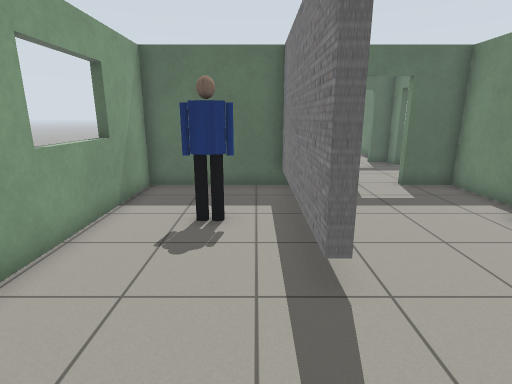
view 1 (above)

22 first-person views from a walk through a Gazebo world. The camera is 1.3 m above the floor, tilts 14° down and sees 80° across. Floor lines are 1 m apart. The floor is counted in squares, 0.5 m on a side. Each view is taken from the middle of a square. On the plan, view 1 faces up. The plan holds only what a view shows up to about 20 squares ahead; the rest is blank. The robots in the file are not drawn. Gazebo's built-in surfaces are drawn with simple patterns. Simple shapes stand in for some stock models. Some surface patterns are stand-ins.

view 2
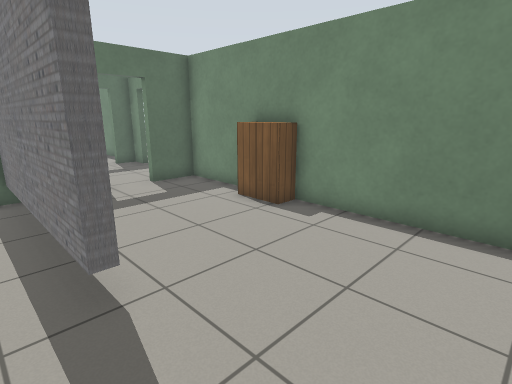

view 3
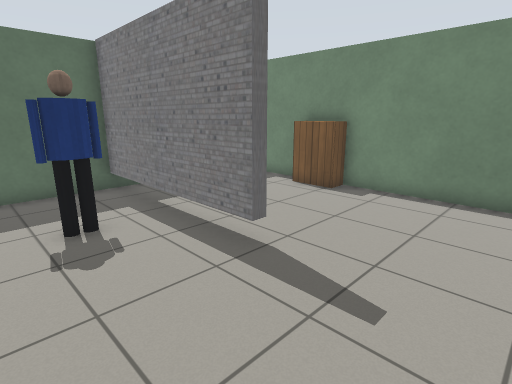

view 4
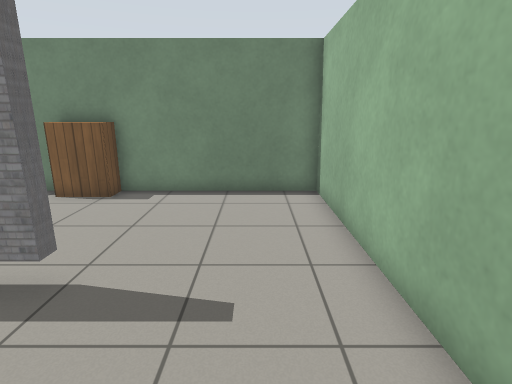

view 5
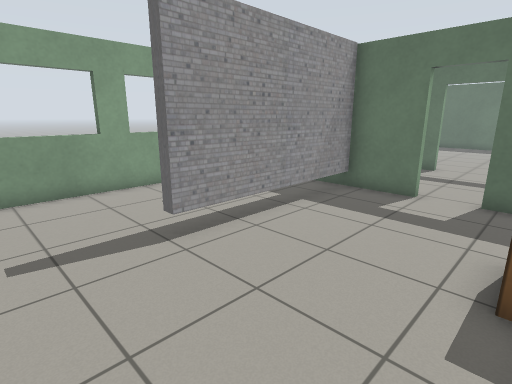

view 6
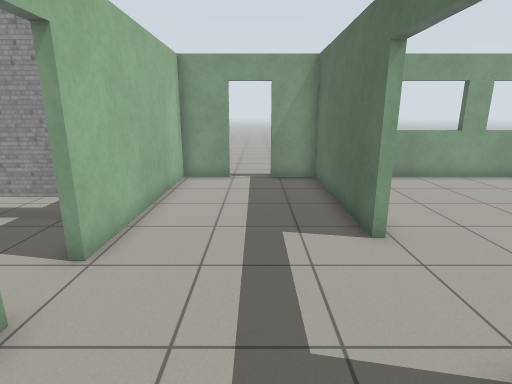

view 7
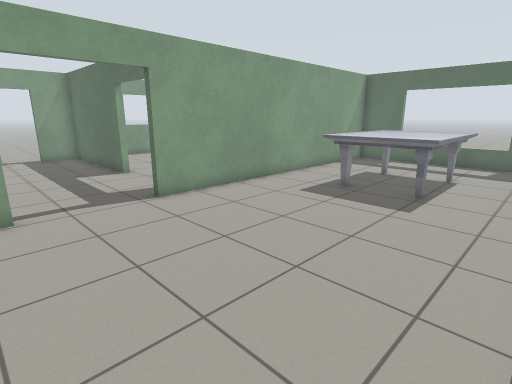

view 8
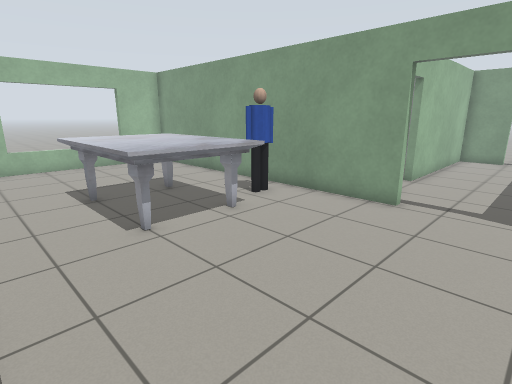

view 9
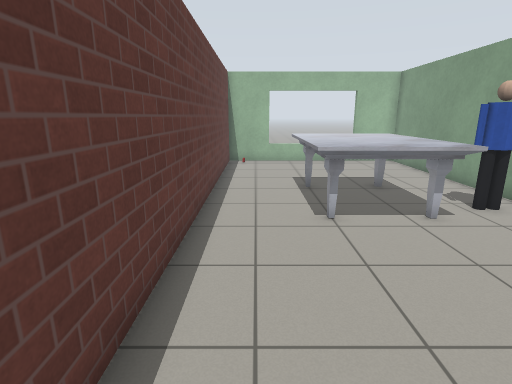

view 10
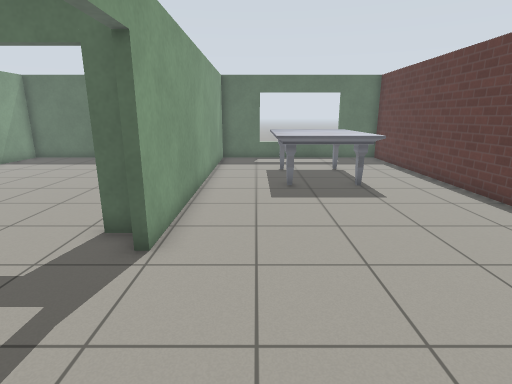

view 11
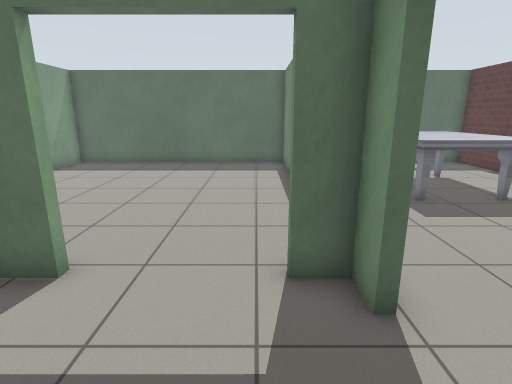

view 12
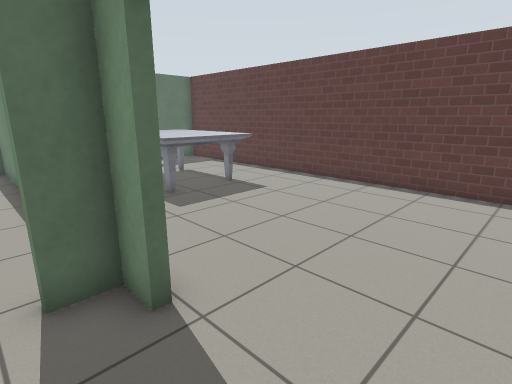

view 13
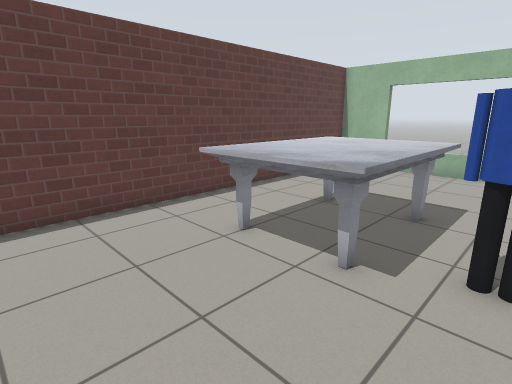

view 14
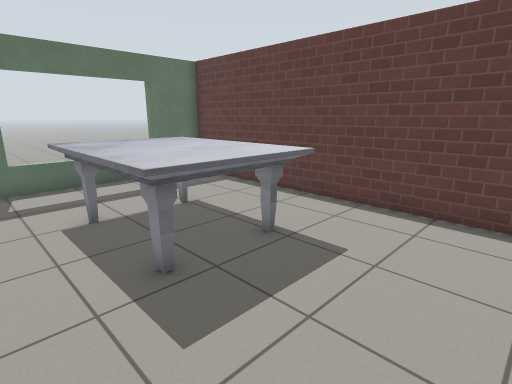

view 15
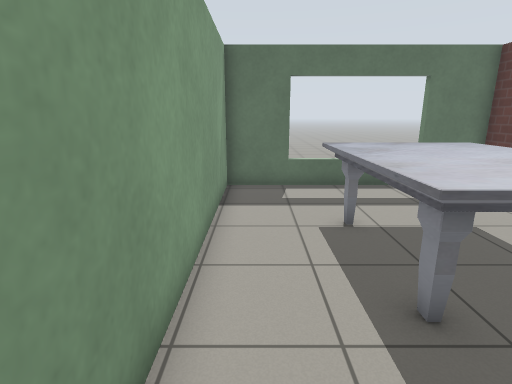

view 16
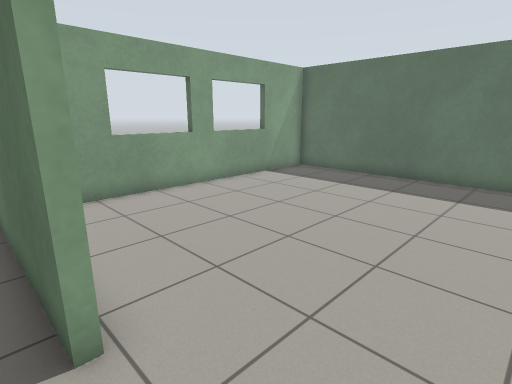

view 17
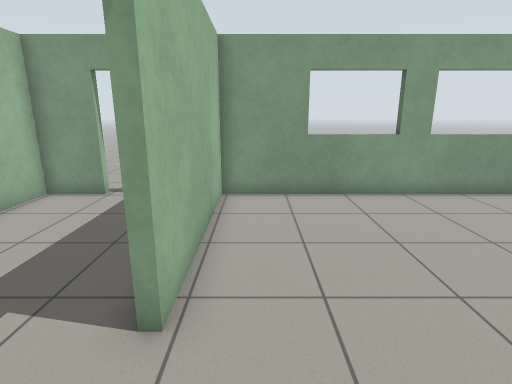

view 18
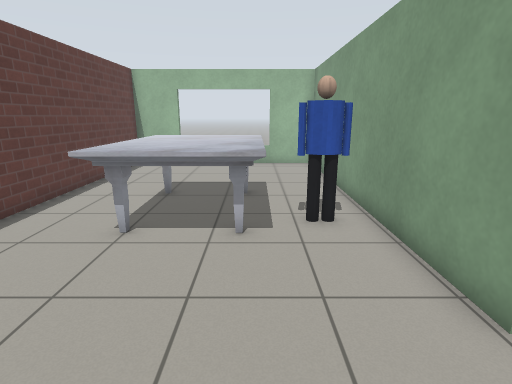

view 19
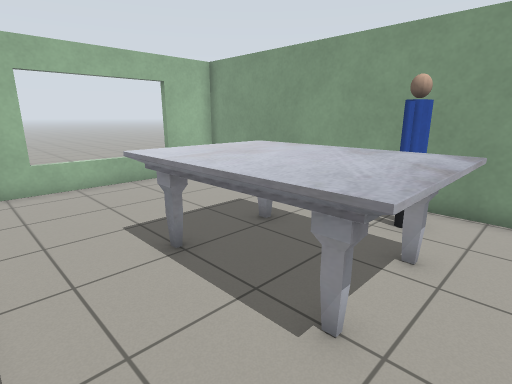

view 20
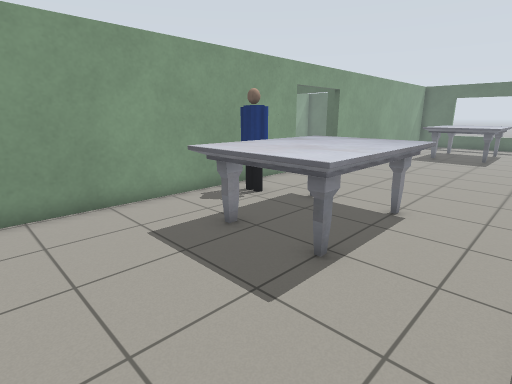

view 21
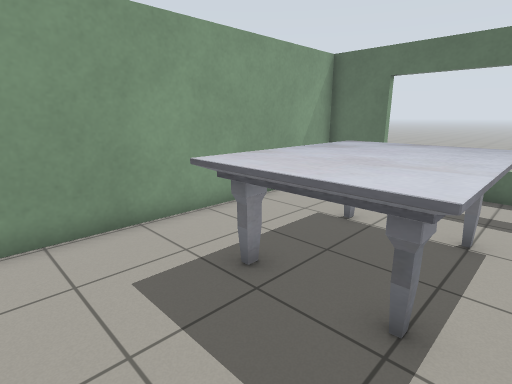

view 22
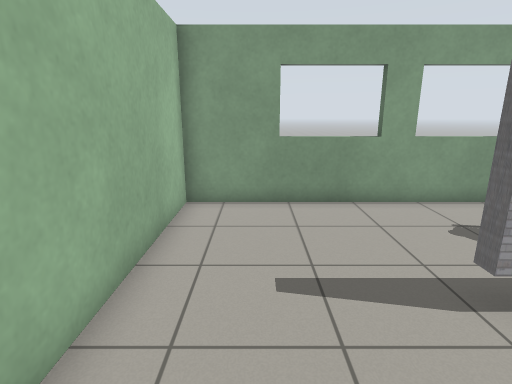

### Floor plan
Key: @ floor where view 1 was taken; # wall or solid block; . floor; D open door; = window, fence, low wall or low ledge; T thing the floor can be seen under or through; P person; B bookshelf; M marble table.
Columns run from 6 left of view 1 to 18 right of it. Each row starts with its distance up from view 1.
 31   ###############====####
 30   #...........#.........#
 29   #...........#.........#
 28   #...........#.........#
 27   =...........#..MMMM...#
 26   =...........#..MMMM...#
 25   =...........#..MMMM...#
 24   #...........#..MMMM...#
 23   =...........#..MMMM...#
 22   =...........#..MMMM...#
 21   =...........#.........#
 20   #...........#.........#
 19   #...........#.........#
 18   #######DDDD##.........#
 17   #...........#.........#
 16 ..#...........D.........#
 15 ..D...........D.........#
 14 ..D...........D.........#
 13   #...........D.........#
 12   ########DD###.........#
 11   #....T......#.........#
 10   #....T......#..MMMM...#
  9   #....T......#PPMMMM...#
  8   =....T......#..MMMM...#
  7   =.PP.T.....B#..MMMM...#
  6   =....T.....B#..MMMM...#
  5   #....T......#..MMMM...#
  4   =...........#.........#
  3   =...........#.........#
  2   =...........#.........#
  1   #...........#.........#
  0   #...@.......#.........#
 -1   ###############====####

Where each view was taken, in squares from view 1:
view 1: 0 up, 0 right, facing up
view 2: 0 up, 0 right, facing up-right
view 3: 0 up, 3 left, facing up-right
view 4: 1 up, 3 left, facing right
view 5: 1 up, 7 right, facing up-left
view 6: 15 up, 9 right, facing left
view 7: 12 up, 17 right, facing up-left
view 8: 16 up, 17 right, facing down-left
view 9: 17 up, 16 right, facing down
view 10: 11 up, 10 right, facing up
view 11: 13 up, 6 right, facing up
view 12: 13 up, 6 right, facing up-right
view 13: 14 up, 9 right, facing down-right
view 14: 18 up, 9 right, facing up-right
view 15: 19 up, 9 right, facing up
view 16: 17 up, 6 right, facing up-left
view 17: 19 up, 6 right, facing left
view 18: 16 up, 11 right, facing down
view 19: 11 up, 17 right, facing down-left
view 20: 1 up, 17 right, facing up-left
view 21: 19 up, 15 right, facing up-left
view 22: 1 up, 5 right, facing left
